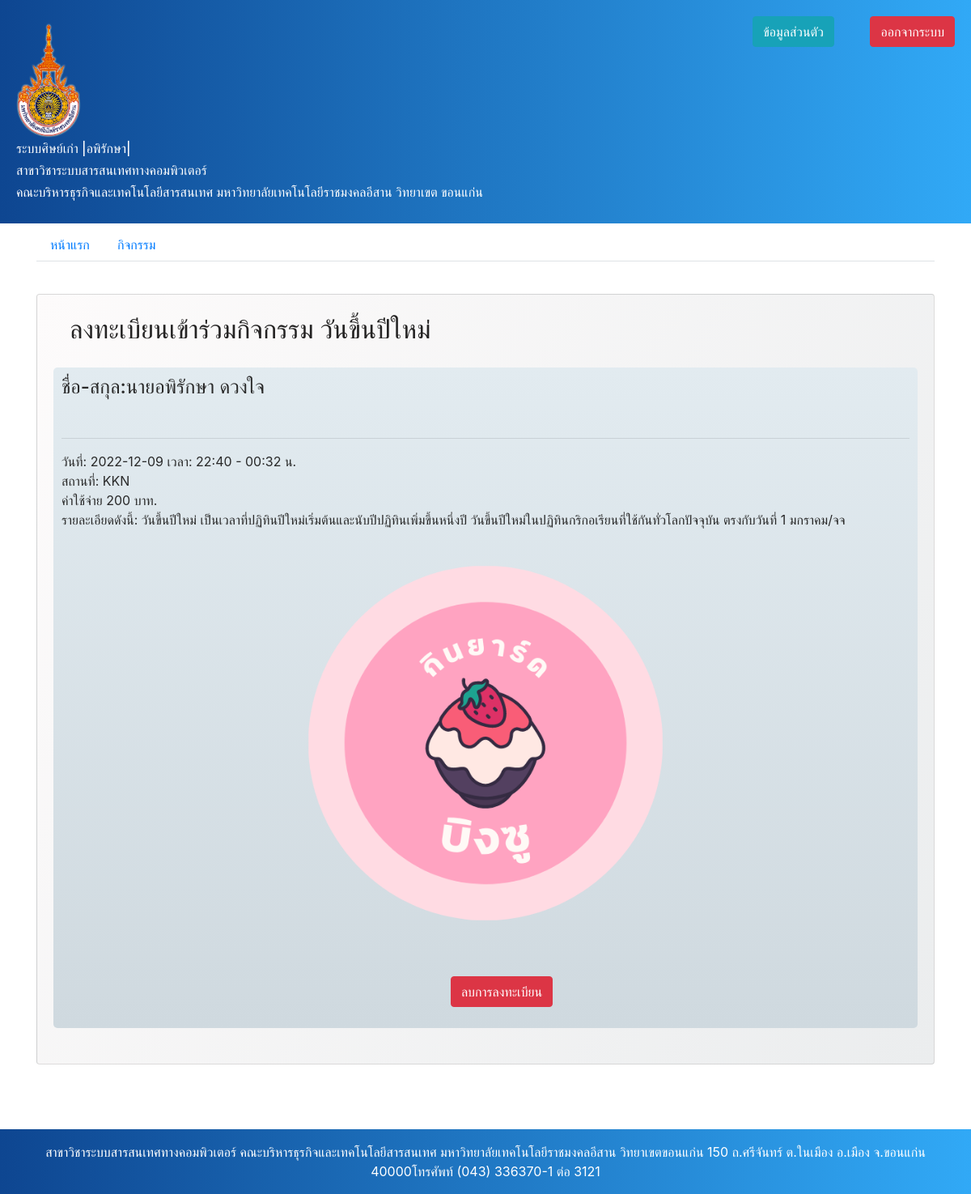
/activity_register_data.php?id=EV-230315153853-8432&activity_id=1 (signed in), run on the app's committed database.
### tables this page shows
CREATE TABLE `event_list` (
  `event_list_id` varchar(25) NOT NULL,
  `event_list_name` varchar(25) NOT NULL,
  `event_list_type` varchar(25) NOT NULL,
  `event_list_day` varchar(25) NOT NULL,
  `event_list_time` varchar(25) NOT NULL,
  `event_list_time_end` varchar(25) DEFAULT NULL,
  `event_list_loca` varchar(25) NOT NULL,
  `event_list_detali` text NOT NULL,
  `img_name` varchar(255) DEFAULT NULL,
  `charges` double DEFAULT '0',
  `create` timestamp NOT NULL DEFAULT CURRENT_TIMESTAMP ON UPDATE CURRENT_TIMESTAMP
);

CREATE TABLE `alumni` (
  `id` int(11) NOT NULL,
  `std_id` varchar(255) DEFAULT NULL,
  `std_password` varchar(255) DEFAULT NULL,
  `state_good` varchar(25) DEFAULT NULL,
  `std_title_name` varchar(255) DEFAULT NULL,
  `std_name` varchar(255) DEFAULT NULL,
  `std_lastname` varchar(255) DEFAULT NULL,
  `std_phone` varchar(255) DEFAULT NULL,
  `std_email` varchar(255) DEFAULT NULL,
  `std_address` text,
  `prog_id` varchar(255) DEFAULT NULL,
  `std_year_start` int(11) DEFAULT NULL,
  `std_year_complete` int(11) DEFAULT NULL,
  `std_company` varchar(255) DEFAULT NULL,
  `std_compamy_phone` varchar(255) DEFAULT NULL,
  `std_job_position` varchar(255) DEFAULT NULL,
  `std_job_salary` varchar(255) DEFAULT NULL,
  `state` int(11) NOT NULL DEFAULT '0',
  `create_datatime` datetime NOT NULL DEFAULT CURRENT_TIMESTAMP
);

### activity_register_data.php (the view, shortened to what this page needs)
<?php @session_start();
include 'config/conf.php';
@$id = @$_GET['id'];
@$activity_id = @$_GET['activity_id'];
try {
    $sql = "SELECT * FROM event_list LEFT JOIN activity ON event_list.event_list_type = activity.activity_id  Where event_list.event_list_id='$id' ORDER BY `activity`.`activity_id` ASC";
    $query = $conn->prepare($sql);
    $query->execute();
} catch (\Exception$e) {
    echo "ไม่สามารถดึงข้อมูลได้: " . $e->getMessage();
}
try {
    $sql2 = "SELECT * FROM alumni WHERE id ='" . $_SESSION['use_id'] . "'";
    @$alumnis = $conn->prepare($sql2);
    @$alumnis->execute();
} catch (\Exception$e) {
}
?>
<!DOCTYPE html>
<html lang="en">
<head>
    <link href="pubilc/css/style_card.css" rel="stylesheet">
    <link href="pubilc/css/style_post.css" rel="stylesheet">
</head>
<body>
    <?php include 'index.php';?>
    <div class="container login">
        <div class="card"><br>
            <?php
if ($query->rowCount() > 0) {
    while ($data = $query->fetch(PDO::FETCH_OBJ)) {
        $sql2 = "SELECT * FROM activity_register WHERE  activity_id = '" . $data->event_list_id . "' AND user_id ='" . $_SESSION['use_id'] . "'";
        $query2 = $conn->prepare($sql2);
        $query2->execute();
        $row = $query2->fetch(PDO::FETCH_OBJ);
        ?>
                    <h2>ลงทะเบียนเข้าร่วมกิจกรรม <?=$data->event_list_name;?></h2>
                    <div class="card-body">
                        <div class="card1">
                        <?php
                            while ($data1 = $alumnis->fetch(PDO::FETCH_OBJ)) {?>
                           <h4> ชื่อ-สกุล:<?php echo $data1->std_title_name . $data1->std_name . '  ' . $data1->std_lastname; ?></h4>
                           <br>
                                <?php }?>
                            <hr>
                            วันที่: <?php echo $data->event_list_day; ?>
                            เวลา: <?php echo $data->event_list_time; ?> - <?php echo $data->event_list_time_end; ?> น. <br>
                            สถานที่: <?php echo $data->event_list_loca; ?> <br>
                            ค่าใช้จ่าย <?php echo $data->charges; ?> บาท.<br>
                            รายละเอียดดังนี้: <?php echo $data->event_list_detali; ?> <br> <br>
                            <div align=center>
                                <img style="   border-radius: 5px;" src="pubilc/image/upload/<?=$data->img_name;?>" width="480px" id="" name="">
                            </div>
<br>
<br>
                            <?php if($row->payment_url == null){ ?>
                            <div align=center>
                            <a href= "service/activity_register_process_delete.php?id=<?= $activity_id; ?>">
                                  <button type="button" class="btn btn-danger" data-toggle="modal" data-target="#myLongin">ลบการลงทะเบียน</button>
                                     </a>
                            </div>
                        </div><br>
                <?php }
            }
            }?>
                    </div>
        </div>
    </div>
</body>
</html>

### pubilc/css/style_post.css (style rules this page uses)
.login { margin-top: 2.5rem; padding-bottom: 10rem; max-width: 10%; }
.card { color: #242323; background-image: linear-gradient(120deg, #fdfbfb 0%, #ebedee 100%); }
.card1 { padding: 10px; color: #292929; border-radius: 5px; background-image: linear-gradient(to top, #cfd9df 0%, #e2ebf0 100%); }
h2 { margin-left: 2.5rem; }
* { box-sizing: border-box; }
.btn { margin-left: 2.5rem; margin-bottom: 1rem; }

### data on the page
event_list: event_list_name "วันขึ้นปีใหม่", event_list_day "2022-12-09", event_list_time "22:40", event_list_time_end "00:32", event_list_loca "KKN", charges "200", event_list_detali "วันขึ้นปีใหม่ เป็นเวลาที่ปฏิทินปีใหม่เริ่มต้นและนับปีปฏิทินเพิ่มขึ้นหนึ่งปี วันขึ้นปีใหม่ในปฏิทินกริกอเรียนที่ใช้กันทั่วโลกปัจจุบัน ตรงกับวันที่ 1 มกราคม/จจ", img_name (picture)
alumni: std_title_name "นาย", std_name "อพิรักษา", std_lastname "ดวงใจ"
